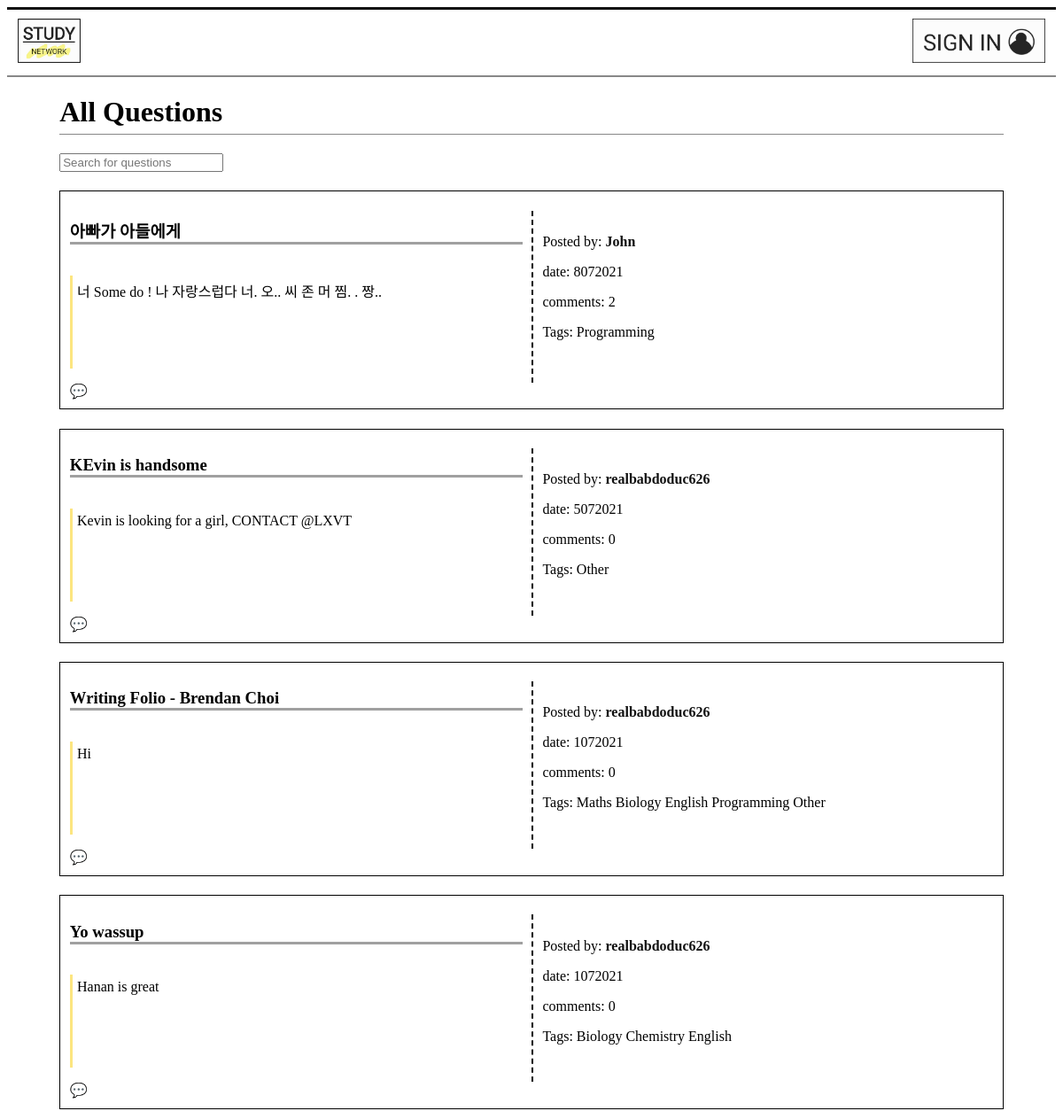
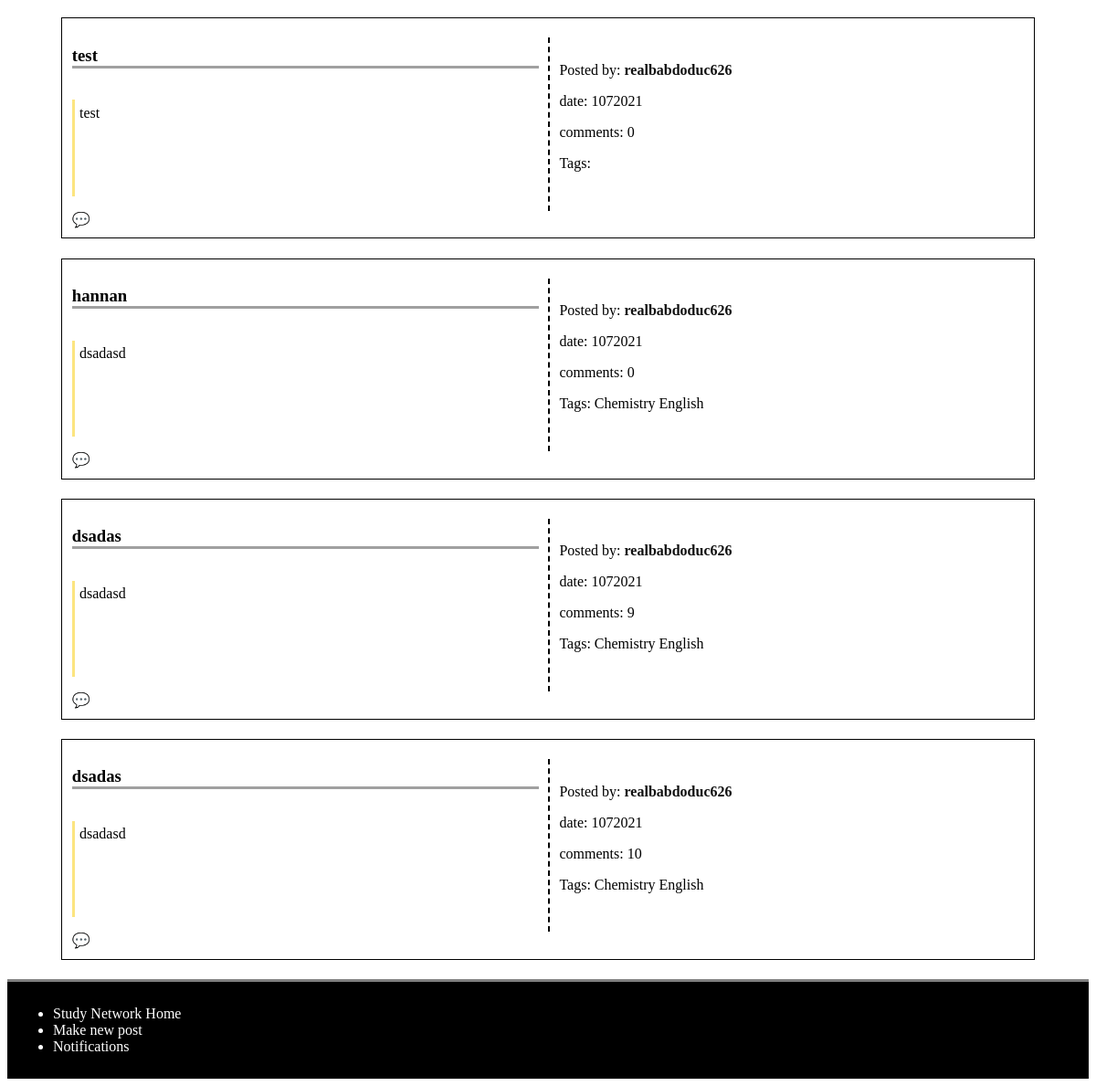
The app's page /, older data (2 pictures, top to bottom).
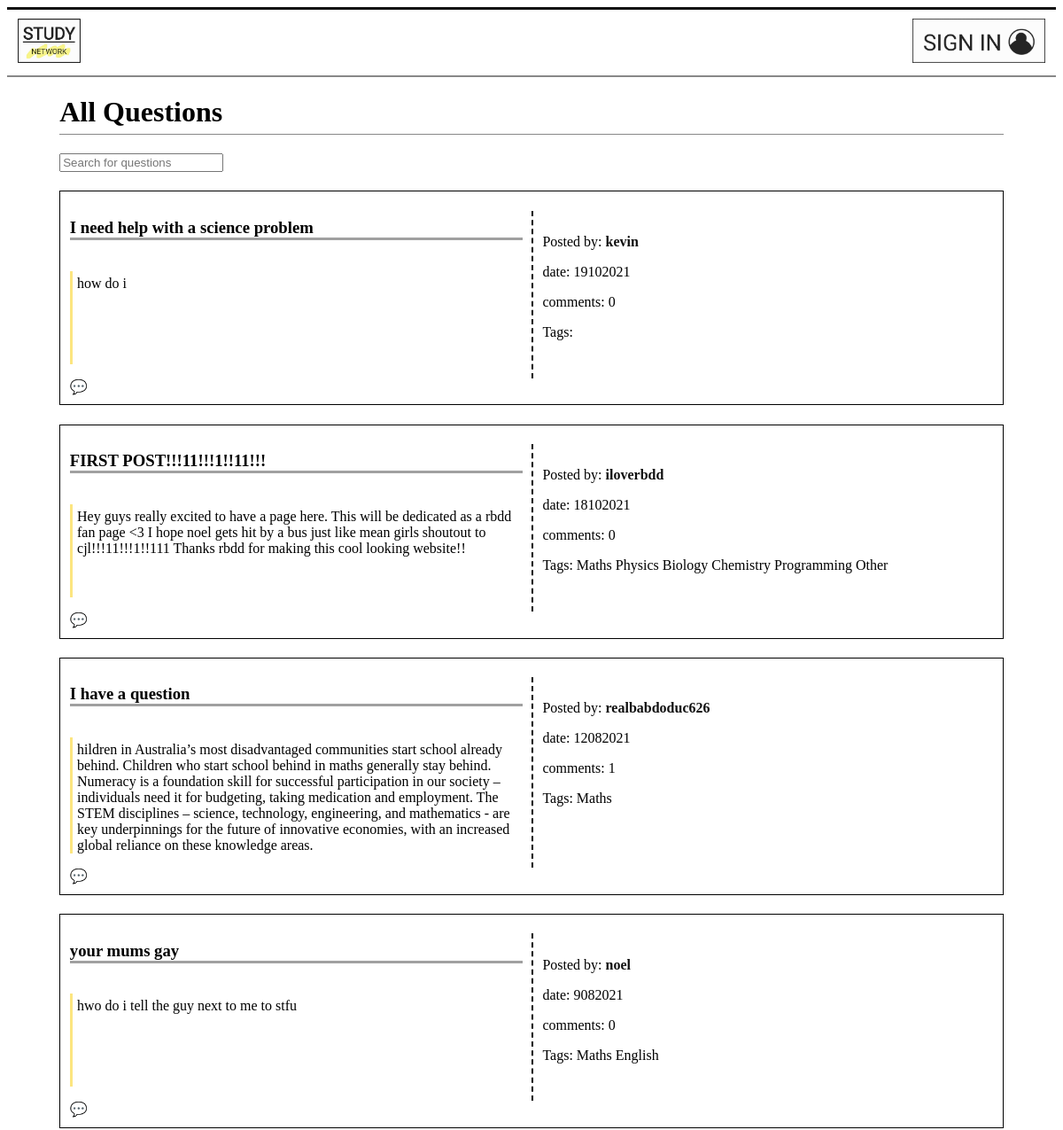
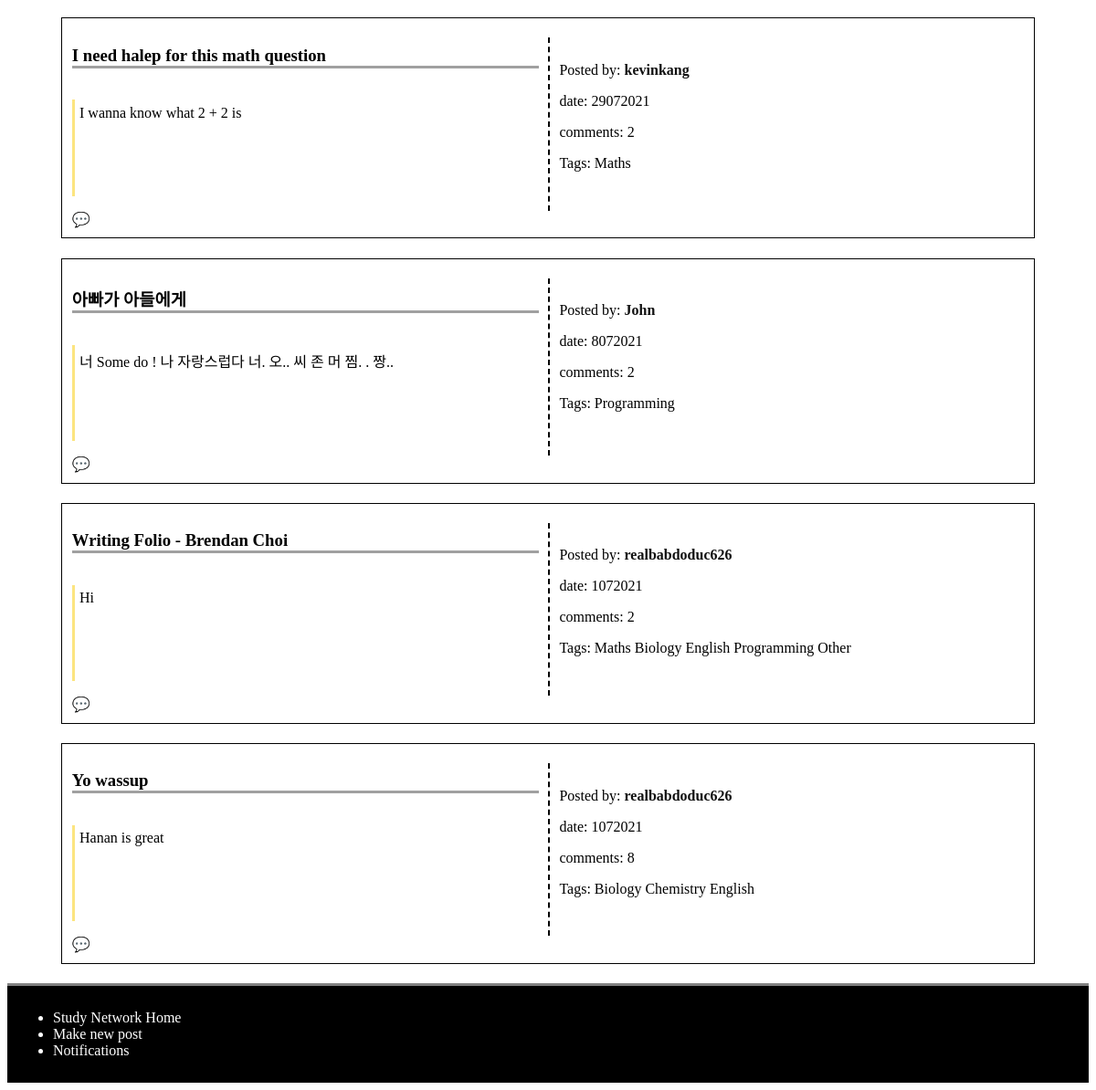
The same page, newer data (2 pictures, top to bottom).
### models.py (models this page shows)
class Post(db.Model):
    __tablename__ = 'Post'
    id = db.Column(db.Integer, primary_key=True)
    title = db.Column(db.Text)
    discussion = db.Column(db.Text)
    date = db.Column(db.Integer)
    comments = db.Column(db.Integer)
    user_id = db.Column(db.Integer, db.ForeignKey('User.id'))
    post_user = db.relationship('User', back_populates='user_post')
    replies_post = db.relationship('Reply', secondary=PostReply, back_populates='posts_reply')
    categories_post = db.relationship('Category', secondary=PostCategory, back_populates='posts_category')
    notifications_post = db.relationship('Notification', back_populates='posts_notification')
    posts = db.relationship('Comment', back_populates='user')

class User(db.Model):
    __tablename__ = 'User'
    id = db.Column(db.Integer, primary_key=True)
    username = db.Column(db.Text)
    email = db.Column(db.Text)
    password = db.Column(db.Text)
    user_post = db.relationship('Post', back_populates='post_user')
    notifications_user = db.relationship('Notification', back_populates='users_notification')
    users = db.relationship('Comment', back_populates='post')

class Category(db.Model):
    __tablename__ = 'Category'
    id = db.Column(db.Integer, primary_key=True)
    topic = db.Column(db.Text)
    posts_category = db.relationship('Post', secondary=PostCategory, back_populates='categories_post')

### main.py (the view)
@app.route('/', methods=['GET', 'POST'])
def home():
    post = models.Post.query.order_by(desc(models.Post.id)).all()
    number_of_items = 0
    for p in post:
        number_of_items += 1
    return render_template('home.html', posts=post, title='home', n=int(number_of_items))

### main.py (called while the page is built)
@app.context_processor
def notification_processor():
    if  g.logged_in_user:
        num_notification = models.Notification.query.filter_by(user_id = session['logged_in_user']).all()
        if len(num_notification) > 99:
            return dict(num_notification = '99..') #When the number of notification is too big, it just shows 99+.
        else:
            return dict(num_notification = len(num_notification))
    else:
        return dict(num_notification = 'No one is logged in')

@app.before_request
def before_request():
    g.logged_in_user = None
    if 'logged_in_user' in session:
        g.logged_in_user = session['logged_in_user']

### templates/home.html (shortened to what this page needs)
{% extends 'layout.html' %}
{% block content %}
<main>
<h1>All Questions</h1>
<input type='text' id='search' onkeyup='SearchFilter()'
placeholder='Search for questions'>
<div id='questionList'>
{% for post in posts %}
<div class='grid_container'>
    <h3 class='title'>{{ post.title }}</h3>
    <p class='discussion'>{{ post.discussion }}</p>
    <div class='other_information'>
    <p>Posted by: <a class='name' id='name' href='/profile/{{post.post_user.id}}'><strong>{{ post.post_user.username }}</strong></a></p>
    <p>date: {{ post.date }}
    <p>comments: {{ post.comments }}</p>
    <p class='tags'>Tags: {% for catego in post.categories_post %}
        {{catego.topic}}
        {% endfor %}
    </p>
    </div class='comment_button'>
    {% if g.logged_in_user %}
        <a href='/comment/{{post.id}}'>💬</a>
    {% else %}
        <a href='/signin'>💬</a>
    {% endif %}
</div>
{% endfor %}
</div>
</main>
{% endblock %}

Row changes from the older to the newer data that the page shows:
removed Post: title "KEvin is handsome", discussion "Kevin is looking for a girl, CONTACT @LXVT", post_user.username "realbabdoduc626", date "5072021", comments "0", Category (topic "Other")
removed Post: title "test", discussion "test", post_user.username "realbabdoduc626", date "1072021", comments "0"
removed Post: title "hannan", discussion "dsadasd", post_user.username "realbabdoduc626", date "1072021", comments "0", Category (topic "Chemistry"), Category (topic "English")
removed Post: title "dsadas", discussion "dsadasd", post_user.username "realbabdoduc626", date "1072021", comments "9", Category (topic "Chemistry"), Category (topic "English")
removed Post: title "dsadas", discussion "dsadasd", post_user.username "realbabdoduc626", date "1072021", comments "10", Category (topic "Chemistry"), Category (topic "English")
added Post: title "I need help with a science problem", discussion "how do i", post_user.username "kevin", date "19102021", comments "0"
added Post: title "FIRST POST!!!11!!!1!!11!!!", discussion "Hey guys really excited to have a page here. This will be dedicated as a rbdd fan page <3 I hope noel gets hit by a bus just like mean girls shoutout to cjl!!!11!!!1!!111 Thanks rbdd for making this cool looking website!!", post_user.username "iloverbdd", date "18102021", comments "0", Category (topic "Maths"), Category (topic "Biology"), Category (topic "Chemistry"), Category (topic "Programming"), Category (topic "Other")
now on this page (row unchanged): Category: topic "Physics", shown under "FIRST POST!!!11!!!1!!11!!!"
added Post: title "I have a question", discussion "hildren in Australia’s most disadvantaged communities start school already behind. Children who start school behind in maths generally stay behind. Numeracy is a foundation skill for successful participation in our society – individuals need it for budgeting, taking medication and employment. The STEM disciplines – science, technology, engineering, and mathematics - are key underpinnings for the future of innovative economies, with an increased global reliance on these knowledge areas.", post_user.username "realbabdoduc626", date "12082021", comments "1", Category (topic "Maths")
added Post: title "your mums gay", discussion "hwo do i tell the guy next to me to stfu", post_user.username "noel", date "9082021", comments "0", Category (topic "Maths"), Category (topic "English")
added Post: title "I need halep for this math question", discussion "I wanna know what 2 + 2 is", post_user.username "kevinkang", date "29072021", comments "2", Category (topic "Maths")
changed Post "Writing Folio - Brendan Choi": comments "0" → "2"
changed Post "Yo wassup": comments "0" → "8"
